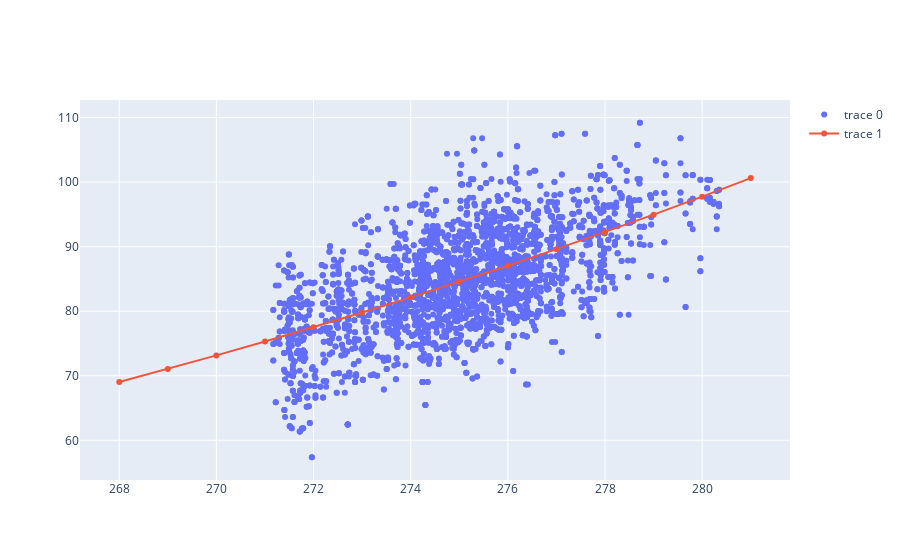

Notebook cell for this chart:
### Code cell
popt,pocv=optimize.curve_fit(func,((HV_pd_sliced.temperature+253)/(HV_pd_sliced.pressure/1013)),HV_pd_sliced.Cluster_charge_L2_V,p0=[0.00005,0.045])
fig=make_subplots()
fig.add_trace(
    go.Scatter(x = ((HV_pd_sliced.temperature+253)/(HV_pd_sliced.pressure/1013)),y=HV_pd_sliced.Cluster_charge_L2_V, mode= "markers"))
fig.add_trace(
    go.Scatter(x=np.arange(268,282), y=func(np.arange(268,282),*popt)))
print (popt)
fig.show()

### Figure 1 — Plotly figure (JSON) as saved in the notebook; plotly's stock layout.template omitted (floating-point values rounded to 4 significant figures; data arrays with more than 128 entries replaced by an {"elided": "..."} marker saying what was removed)
{"data": [{"mode": "markers", "type": "scatter", "x": {"elided": "3973 float values"}, "y": {"elided": "3973 float values"}}, {"type": "scatter", "x": [268, 269, 270, 271, 272, 273, 274, 275, 276, 277, 278, 279, 280, 281], "y": [69.04, 71.07, 73.16, 75.31, 77.52, 79.8, 82.15, 84.57, 87.05, 89.61, 92.25, 94.96, 97.75, 100.6]}], "layout": {"xaxis": {"anchor": "y", "domain": [0, 1]}, "yaxis": {"anchor": "x", "domain": [0, 1]}}}
